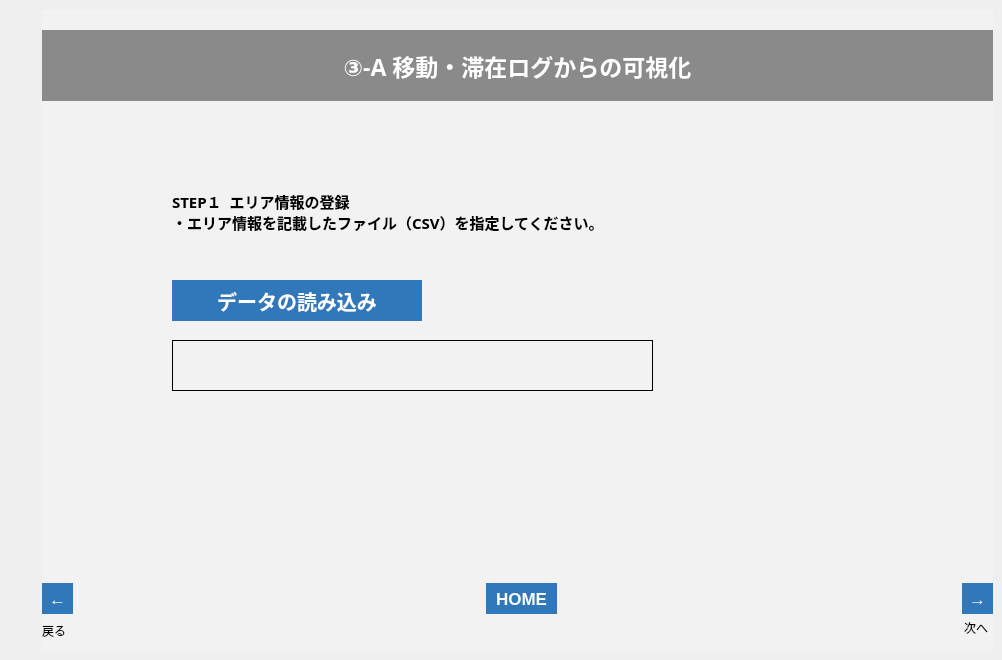
   <widget class="QWidget" name="tab_20">
    <attribute name="title">
     <string>003_2</string>
    </attribute>
    <widget class="QFrame" name="frame_21">
     <property name="geometry">
      <rect>
       <x>42</x>
       <y>10</y>
       <width>951</width>
       <height>641</height>
      </rect>
     </property>
     <property name="styleSheet">
      <string notr="true">background-color: rgb(242, 242, 242);</string>
     </property>
     <property name="frameShape">
      <enum>QFrame::NoFrame</enum>
     </property>
     <property name="frameShadow">
      <enum>QFrame::Plain</enum>
     </property>
     <property name="lineWidth">
      <number>0</number>
     </property>
     <widget class="QLabel" name="lbl_003_2_n">
      <property name="geometry">
       <rect>
        <x>922</x>
        <y>610</y>
        <width>31</width>
        <height>16</height>
       </rect>
      </property>
      <property name="text">
       <string>次へ</string>
      </property>
     </widget>
     <widget class="QLabel" name="label_104">
      <property name="geometry">
       <rect>
        <x>0</x>
        <y>610</y>
        <width>50</width>
        <height>21</height>
       </rect>
      </property>
      <property name="text">
       <string>戻る</string>
      </property>
     </widget>
     <widget class="QToolButton" name="btn_003_2_n">
      <property name="geometry">
       <rect>
        <x>920</x>
        <y>573</y>
        <width>31</width>
        <height>31</height>
       </rect>
      </property>
      <property name="font">
       <font>
        <pointsize>13</pointsize>
        <weight>75</weight>
        <bold>true</bold>
       </font>
      </property>
      <property name="styleSheet">
       <string notr="true">background-color: rgb(48,120,186);
color: rgb(255, 255, 255);
border: none;</string>
      </property>
      <property name="text">
       <string>→</string>
      </property>
     </widget>
     <widget class="QToolButton" name="btn_003_2_b">
      <property name="geometry">
       <rect>
        <x>0</x>
        <y>573</y>
        <width>31</width>
        <height>31</height>
       </rect>
      </property>
      <property name="font">
       <font>
        <pointsize>13</pointsize>
        <weight>75</weight>
        <bold>true</bold>
       </font>
      </property>
      <property name="styleSheet">
       <string notr="true">background-color: rgb(48,120,186);
color: rgb(255, 255, 255);
border: none;</string>
      </property>
      <property name="text">
       <string>←</string>
      </property>
     </widget>
     <widget class="QLabel" name="label_105">
      <property name="geometry">
       <rect>
        <x>0</x>
        <y>20</y>
        <width>951</width>
        <height>71</height>
       </rect>
      </property>
      <property name="font">
       <font>
        <family>游ゴシック</family>
        <pointsize>17</pointsize>
        <weight>75</weight>
        <bold>true</bold>
       </font>
      </property>
      <property name="styleSheet">
       <string notr="true">background-color: rgb(138, 138, 138);
color: rgb(255, 255, 255);</string>
      </property>
      <property name="text">
       <string>③-A 移動・滞在ログからの可視化</string>
      </property>
      <property name="alignment">
       <set>Qt::AlignCenter</set>
      </property>
     </widget>
     <widget class="QToolButton" name="btn_home_16">
      <property name="geometry">
       <rect>
        <x>444</x>
        <y>573</y>
        <width>71</width>
        <height>31</height>
       </rect>
      </property>
      <property name="font">
       <font>
        <pointsize>13</pointsize>
        <weight>75</weight>
        <bold>true</bold>
       </font>
      </property>
      <property name="styleSheet">
       <string notr="true">background-color: rgb(48,120,186);
color: rgb(255, 255, 255);
border: none;</string>
      </property>
      <property name="text">
       <string>HOME</string>
      </property>
     </widget>
     <widget class="QPushButton" name="btn_003_sensor_read">
      <property name="geometry">
       <rect>
        <x>130</x>
        <y>270</y>
        <width>250</width>
        <height>41</height>
       </rect>
      </property>
      <property name="font">
       <font>
        <family>游ゴシック</family>
        <pointsize>15</pointsize>
        <weight>75</weight>
        <bold>true</bold>
       </font>
      </property>
      <property name="autoFillBackground">
       <bool>false</bool>
      </property>
      <property name="styleSheet">
       <string notr="true">background-color: rgb(48,120,186);
color: rgb(255, 255, 255);
border: none;</string>
      </property>
      <property name="text">
       <string>データの読み込み</string>
      </property>
     </widget>
     <widget class="QLabel" name="lbl_003_filename_2">
      <property name="geometry">
       <rect>
        <x>130</x>
        <y>330</y>
        <width>481</width>
        <height>51</height>
       </rect>
      </property>
      <property name="font">
       <font>
        <pointsize>14</pointsize>
       </font>
      </property>
      <property name="frameShape">
       <enum>QFrame::Panel</enum>
      </property>
      <property name="text">
       <string/>
      </property>
      <property name="alignment">
       <set>Qt::AlignCenter</set>
      </property>
     </widget>
     <widget class="QLabel" name="label_30">
      <property name="geometry">
       <rect>
        <x>130</x>
        <y>180</y>
        <width>711</width>
        <height>101</height>
       </rect>
      </property>
      <property name="font">
       <font>
        <family>游ゴシック</family>
        <pointsize>11</pointsize>
        <weight>75</weight>
        <bold>true</bold>
       </font>
      </property>
      <property name="styleSheet">
       <string notr="true">border-color: rgb(220, 220, 220);</string>
      </property>
      <property name="frameShape">
       <enum>QFrame::Box</enum>
      </property>
      <property name="lineWidth">
       <number>0</number>
      </property>
      <property name="midLineWidth">
       <number>0</number>
      </property>
      <property name="text">
       <string>STEP１  エリア情報の登録
・エリア情報を記載したファイル（CSV）を指定してください。
</string>
      </property>
      <property name="alignment">
       <set>Qt::AlignLeading|Qt::AlignLeft|Qt::AlignTop</set>
      </property>
     </widget>
     <widget class="QLabel" name="lbl_002_sensor_msg_2">
      <property name="geometry">
       <rect>
        <x>130</x>
        <y>420</y>
        <width>711</width>
        <height>51</height>
       </rect>
      </property>
      <property name="font">
       <font>
        <family>游ゴシック</family>
        <pointsize>11</pointsize>
        <weight>75</weight>
        <bold>true</bold>
       </font>
      </property>
      <property name="styleSheet">
       <string notr="true">border-color: rgb(220, 220, 220);</string>
      </property>
      <property name="frameShape">
       <enum>QFrame::Box</enum>
      </property>
      <property name="lineWidth">
       <number>0</number>
      </property>
      <property name="midLineWidth">
       <number>0</number>
      </property>
      <property name="text">
       <string/>
      </property>
      <property name="alignment">
       <set>Qt::AlignLeading|Qt::AlignLeft|Qt::AlignVCenter</set>
      </property>
     </widget>
     <zorder>lbl_003_2_n</zorder>
     <zorder>label_104</zorder>
     <zorder>btn_003_2_n</zorder>
     <zorder>btn_003_2_b</zorder>
     <zorder>label_105</zorder>
     <zorder>btn_home_16</zorder>
     <zorder>lbl_003_filename_2</zorder>
     <zorder>label_30</zorder>
     <zorder>btn_003_sensor_read</zorder>
     <zorder>lbl_002_sensor_msg_2</zorder>
    </widget>
   </widget>
